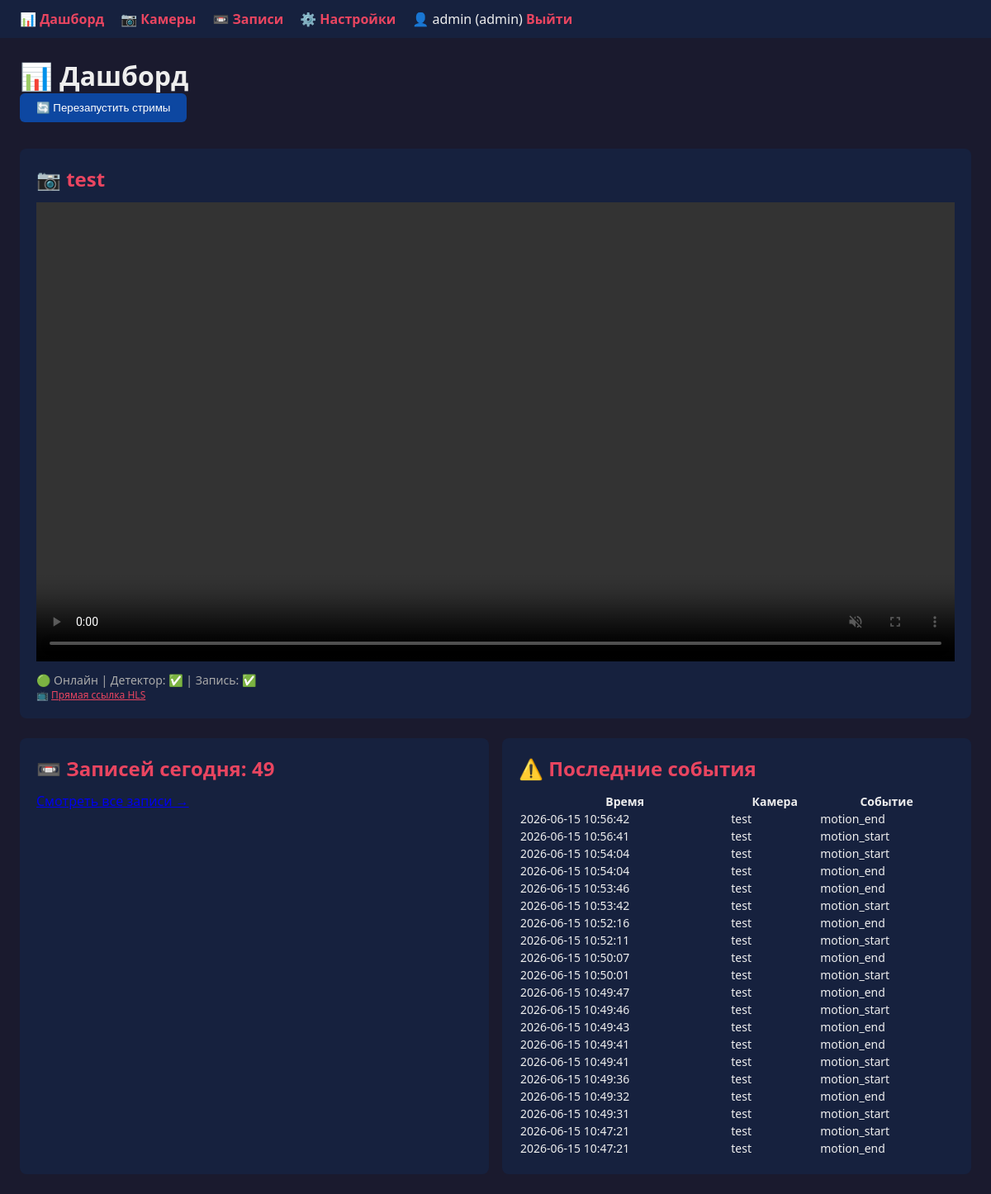
The app's page /dashboard (signed in) with its own data.
### tables this page shows
CREATE TABLE users (
            id INTEGER PRIMARY KEY AUTOINCREMENT,
            username TEXT UNIQUE NOT NULL,
            password_hash TEXT NOT NULL,
            role TEXT DEFAULT 'viewer',
            created_at TIMESTAMP DEFAULT CURRENT_TIMESTAMP
        );

CREATE TABLE cameras (
            id INTEGER PRIMARY KEY AUTOINCREMENT,
            name TEXT NOT NULL,
            rtsp_main TEXT NOT NULL,
            rtsp_sub TEXT,
            enabled INTEGER DEFAULT 1,
            motion_enabled INTEGER DEFAULT 1,
            record_enabled INTEGER DEFAULT 0,
            record_mode TEXT DEFAULT 'motion',
            record_retention_days INTEGER DEFAULT 7,
            created_at TIMESTAMP DEFAULT CURRENT_TIMESTAMP
        );

CREATE TABLE events (
            id INTEGER PRIMARY KEY AUTOINCREMENT,
            camera_id INTEGER,
            event_type TEXT NOT NULL,
            details TEXT,
            timestamp TIMESTAMP DEFAULT CURRENT_TIMESTAMP,
            FOREIGN KEY (camera_id) REFERENCES cameras(id)
        );

### web/routes.py (the view)
@main_bp.route('/dashboard')
@login_required
def dashboard():
    cameras = Camera.get_all()
    recent_events = []
    conn = get_db()
    cursor = conn.cursor()
    cursor.execute("""
        SELECT e.*, c.name as camera_name
        FROM events e
        LEFT JOIN cameras c ON e.camera_id = c.id
        ORDER BY e.timestamp DESC
        LIMIT 20
    """)
    recent_events = [dict(row) for row in cursor.fetchall()]
    conn.close()
    today_recordings = Recording.count_today()
    return render_template('dashboard.html',
                         user=current_user,
                         cameras=cameras,
                         recent_events=recent_events,
                         today_recordings=today_recordings)

### models/camera.py (called while the page is built)
    @staticmethod
    def get_all():
        conn = get_db()
        cursor = conn.cursor()
        cursor.execute("SELECT * FROM cameras ORDER BY id")
        cameras = [dict(row) for row in cursor.fetchall()]
        conn.close()
        return cameras

### models/database.py (called while the page is built)
def get_db():
    conn = sqlite3.connect(DB_PATH)
    conn.row_factory = sqlite3.Row  # чтобы обращаться к полям по имени
    return conn

### models/recording.py (called while the page is built)
    @staticmethod
    def count_today():
        today = datetime.now().strftime('%Y-%m-%d')
        conn = get_db()
        cursor = conn.cursor()
        cursor.execute(
            "SELECT COUNT(*) as cnt FROM recordings WHERE date(start_time) = ?",
            (today,)
        )
        result = cursor.fetchone()
        conn.close()
        return result['cnt'] if result else 0

### models/user.py (called while the page is built)
    @staticmethod
    def get_by_id(user_id):
        conn = get_db()
        cursor = conn.cursor()
        cursor.execute("SELECT * FROM users WHERE id = ?", (user_id,))
        user = cursor.fetchone()
        conn.close()
        return dict(user) if user else None

### web/auth.py (called while the page is built)
@login_manager.user_loader
def load_user(user_id):
    user = User.get_by_id(int(user_id))
    if user:
        return UserSession(user)
    return None

### templates/dashboard.html (shortened to what this page needs)
{% extends "base.html" %}
{% block content %}
<h1>📊 Дашборд</h1>
<button onclick="restartStreams()" style="background:#0d47a1; color:#fff; border:none; padding:10px 20px; border-radius:6px; cursor:pointer; margin-bottom:16px;">
    🔄 Перезапустить стримы
</button>
<div class="grid">
    {% for cam in cameras %}
    <div class="card">
        <h2>📷 {{ cam.name }}</h2>
        <video id="video{{ cam.id }}" controls width="100%" muted autoplay playsinline></video>
        <p style="margin-top:8px; font-size:14px; color:#aaa;">
            {% if cam.enabled %}🟢 Онлайн{% else %}🔴 Офлайн{% endif %}
            | Детектор: {% if cam.motion_enabled %}✅{% else %}❌{% endif %}
            | Запись: {% if cam.record_enabled %}✅{% else %}❌{% endif %}
        </p>
        <p style="font-size:12px; color:#888;">
            📺 <a href="/camera/{{ cam.id }}/stream.m3u8" style="color:#e94560;">Прямая ссылка HLS</a>
        </p>
    </div>
    {% endfor %}
</div>
<div class="grid" style="margin-top:24px;">
    <div class="card">
        <h2>📼 Записей сегодня: {{ today_recordings }}</h2>
        <a href="/recordings">Смотреть все записи →</a>
    </div>
    <div class="card">
        <h2>⚠️ Последние события</h2>
        {% if recent_events %}
        <table style="width:100%; font-size:14px;">
            <tr><th>Время</th><th>Камера</th><th>Событие</th></tr>
            {% for ev in recent_events %}
            <tr>
                <td>{{ ev.timestamp[:19] }}</td>
                <td>{{ ev.camera_name or '-' }}</td>
                <td>{{ ev.event_type }}</td>
            </tr>
            {% endfor %}
        </table>
        {% else %}
        <p>Событий пока нет</p>
        {% endif %}
    </div>
</div>
{% endblock %}

### templates/base.html (shortened to what this page needs)
<!DOCTYPE html>
<html lang="ru">
<head>
    <link rel="stylesheet" href="{{ url_for('static', filename='style.css') }}">
</head>
<body>
    {% if current_user.is_authenticated %}
    <nav>
        <a href="{{ url_for('main.dashboard') }}">📊 Дашборд</a>
        <a href="{{ url_for('main.cameras') }}">📷 Камеры</a>
        <a href="{{ url_for('main.recordings') }}">📼 Записи</a>
        <a href="{{ url_for('main.settings') }}">⚙️ Настройки</a>
        <span style="float:right">
            👤 {{ current_user.username }} ({{ current_user.role }})
            <a href="{{ url_for('auth.logout') }}">Выйти</a>
        </span>
    </nav>
    {% endif %}
    <main>
        {% block content %}{% endblock %}
    </main>
</body>
</html>

### static/style.css (style rules this page uses)
* { margin: 0; padding: 0; box-sizing: border-box; }
body { font-family: 'Segoe UI', sans-serif; background: #1a1a2e; color: #eee; min-height: 100vh; }
nav { background: #16213e; padding: 12px 24px; display: flex; gap: 20px; align-items: center; }
nav a { color: #e94560; text-decoration: none; font-weight: bold; }
main { padding: 24px; max-width: 1200px; margin: 0 auto; }
.grid { display: grid; grid-template-columns: repeat(auto-fit, minmax(300px, 1fr)); gap: 16px; margin-top: 16px; }
.card { background: #16213e; padding: 20px; border-radius: 8px; }
.card h2 { margin-bottom: 12px; color: #e94560; }

### records on screen
users: username "admin", role "admin"
cameras: name "test", enabled "🟢 Онлайн"
events: timestamp "2026-06-15 10:56:42", name "test", event_type "motion_end"
events: timestamp "2026-06-15 10:56:41", name "test", event_type "motion_start"
events: timestamp "2026-06-15 10:54:04", name "test", event_type "motion_start"
events: timestamp "2026-06-15 10:54:04", name "test", event_type "motion_end"
events: timestamp "2026-06-15 10:53:46", name "test", event_type "motion_end"
events: timestamp "2026-06-15 10:53:42", name "test", event_type "motion_start"
events: timestamp "2026-06-15 10:52:16", name "test", event_type "motion_end"
events: timestamp "2026-06-15 10:52:11", name "test", event_type "motion_start"
events: timestamp "2026-06-15 10:50:07", name "test", event_type "motion_end"
events: timestamp "2026-06-15 10:50:01", name "test", event_type "motion_start"
events: timestamp "2026-06-15 10:49:47", name "test", event_type "motion_end"
events: timestamp "2026-06-15 10:49:46", name "test", event_type "motion_start"
events: timestamp "2026-06-15 10:49:43", name "test", event_type "motion_end"
events: timestamp "2026-06-15 10:49:41", name "test", event_type "motion_end"
events: timestamp "2026-06-15 10:49:41", name "test", event_type "motion_start"
events: timestamp "2026-06-15 10:49:36", name "test", event_type "motion_start"
events: timestamp "2026-06-15 10:49:32", name "test", event_type "motion_end"
events: timestamp "2026-06-15 10:49:31", name "test", event_type "motion_start"
events: timestamp "2026-06-15 10:47:21", name "test", event_type "motion_start"
events: timestamp "2026-06-15 10:47:21", name "test", event_type "motion_end"

### other values on screen
{{ today_recordings }} "49"
